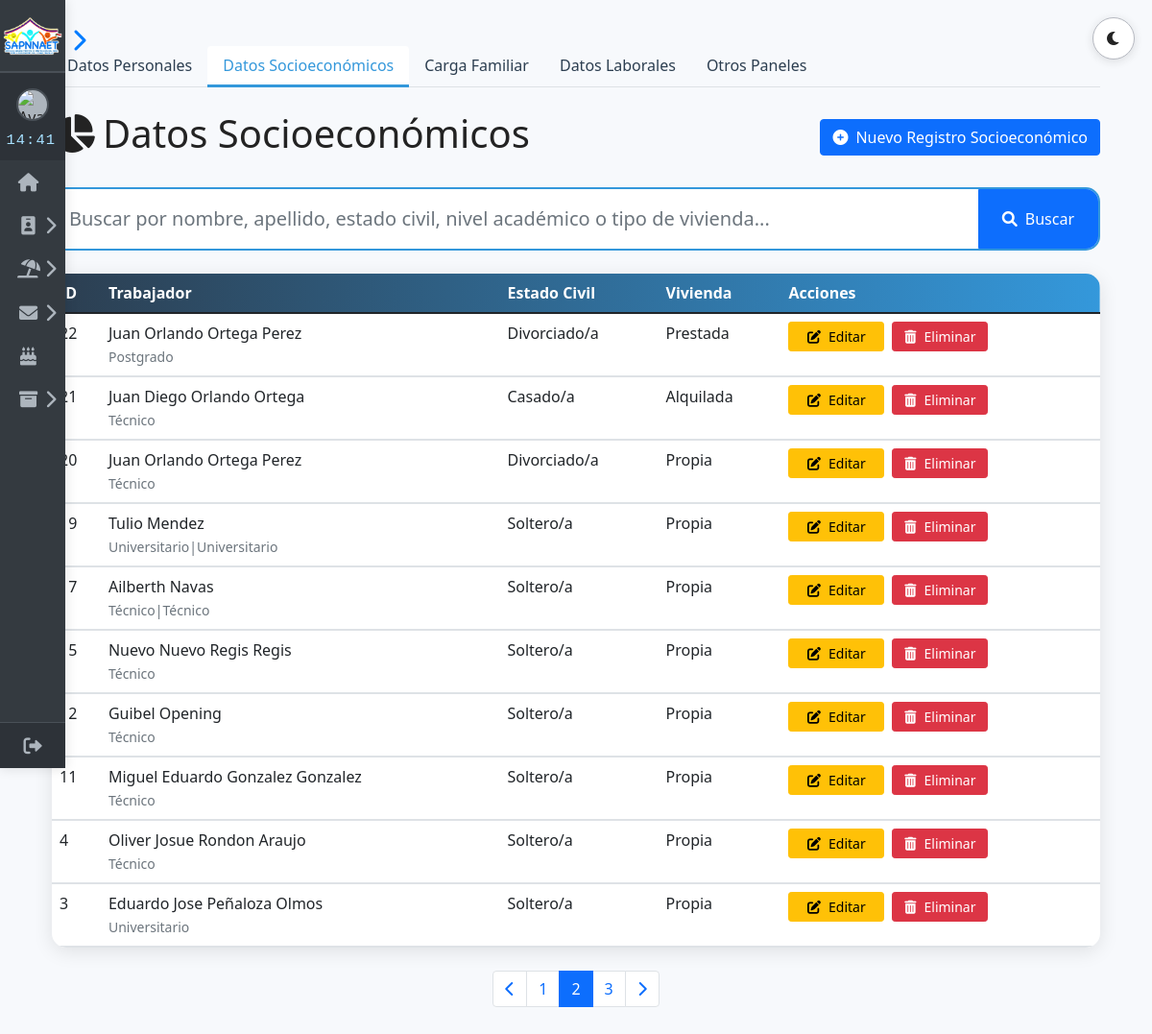
Page /inicio/gestion/gestion_socioeconomicos.php?pagina=2 on the committed database.
### tables this page shows
CREATE TABLE `datos_socioeconomicos` (
  `id_socioeconomico` int NOT NULL AUTO_INCREMENT,
  `id_pers` int NOT NULL,
  `estado_civil` enum('Soltero/a','Casado/a','Divorciado/a','Viudo/a','Unión Libre') NOT NULL,
  `nivel_academico` varchar(255) NOT NULL DEFAULT 'Ninguno',
  `mencion` varchar(255) DEFAULT NULL,
  `tipo_vivienda` enum('Propia','Alquilada','Prestada','Invadida','Otro') NOT NULL DEFAULT 'Propia',
  `servicios_agua` enum('Sí','No') NOT NULL DEFAULT 'No',
  `servicios_electricidad` enum('Sí','No') NOT NULL DEFAULT 'No',
  `servicios_internet` enum('Sí','No') NOT NULL DEFAULT 'No',
  `servicios_gas` enum('Sí','No') NOT NULL DEFAULT 'No',
  `tecnologia_computadora` enum('Sí','No') NOT NULL DEFAULT 'No',
  `tecnologia_smartphone` enum('Sí','No') NOT NULL DEFAULT 'No',
  `tecnologia_tablet` enum('Sí','No') NOT NULL DEFAULT 'No',
  `carnet_patria` enum('Sí','No') NOT NULL DEFAULT 'No',
  `codigo_patria` varchar(50) DEFAULT NULL,
  `serial_patria` varchar(50) DEFAULT NULL,
  `carnet_psuv` enum('Sí','No') NOT NULL DEFAULT 'No',
  `codigo_psuv` varchar(50) DEFAULT NULL,
  `serial_psuv` varchar(50) DEFAULT NULL,
  `instituciones_academicas` varchar(255) DEFAULT NULL,
  `fecha_actualizacion` timestamp NULL DEFAULT CURRENT_TIMESTAMP ON UPDATE CURRENT_TIMESTAMP,
  PRIMARY KEY (`id_socioeconomico`),
  KEY `id_pers` (`id_pers`),
  CONSTRAINT `datos_socioeconomicos_ibfk_1` FOREIGN KEY (`id_pers`) REFERENCES `datos_personales` (`id_pers`) ON DELETE CASCADE
);

CREATE TABLE `datos_personales` (
  `id_pers` int NOT NULL AUTO_INCREMENT,
  `nombres` varchar(100) NOT NULL,
  `apellidos` varchar(100) NOT NULL,
  `cedula_identidad` varchar(20) DEFAULT NULL,
  `pasaporte` varchar(20) DEFAULT NULL,
  `rif` varchar(20) DEFAULT NULL,
  `genero` enum('Masculino','Femenino','No binario','Prefiero no decir','Otro') NOT NULL,
  `fecha_nacimiento` date DEFAULT NULL,
  `nacionalidad` varchar(50) DEFAULT NULL,
  `correo_electronico` varchar(100) DEFAULT NULL,
  `telefono_contacto` varchar(20) DEFAULT NULL,
  `telefono_contacto_secundario` varchar(20) DEFAULT NULL,
  `nombre_contacto_emergencia` varchar(100) DEFAULT NULL,
  `apellido_contacto_emergencia` varchar(100) DEFAULT NULL,
  `telefono_contacto_emergencia` varchar(20) DEFAULT NULL,
  `tiene_discapacidad` varchar(50) DEFAULT NULL,
  `tiene_licencia_conducir` varchar(30) DEFAULT NULL,
  `numero_seguro_social` varchar(30) DEFAULT NULL,
  `fecha_registro` timestamp NULL DEFAULT CURRENT_TIMESTAMP,
  `fecha_actualizacion` timestamp NULL DEFAULT CURRENT_TIMESTAMP ON UPDATE CURRENT_TIMESTAMP,
  `direccion` varchar(100) NOT NULL,
  `detalle_discapacidad` varchar(255) DEFAULT 'No',
  `detalle_licencia` varchar(255) DEFAULT 'No',
  PRIMARY KEY (`id_pers`),
  UNIQUE KEY `cedula_identidad` (`cedula_identidad`),
  UNIQUE KEY `correo_electronico` (`correo_electronico`)
);

### inicio/gestion/gestion_socioeconomicos.php (the view, shortened to what this page needs)
<?php
require 'conexion/conexion_db.php';
$searchTerm = '';
$searchCondition = '';
$params = [];
$registros_por_pagina = 10;
$pagina_actual = isset($_GET['pagina']) ? max(1, (int)$_GET['pagina']) : 1;
$offset = ($pagina_actual - 1) * $registros_por_pagina;
$sql_total = "
    SELECT COUNT(*) AS total
    FROM datos_socioeconomicos s
    INNER JOIN datos_personales p ON s.id_pers = p.id_pers
    $searchCondition
";
$stmt_total = $conexion->prepare($sql_total);
$stmt_total->execute();
$result_total = $stmt_total->get_result();
$total_registros = $result_total->fetch_assoc()['total'];
$total_paginas = ceil($total_registros / $registros_por_pagina);
$sql = "
    SELECT s.*, p.nombres, p.apellidos
    FROM datos_socioeconomicos s
    INNER JOIN datos_personales p ON s.id_pers = p.id_pers
    $searchCondition
    ORDER BY s.id_socioeconomico DESC
    LIMIT ? OFFSET ?
";
$stmt = $conexion->prepare($sql);
if (!empty($params)) {
    $types = str_repeat('s', count($params)) . 'ii';
    $params_pag = array_merge($params, [$registros_por_pagina, $offset]);
    $stmt->bind_param($types, ...$params_pag);
} else {
    $stmt->bind_param("ii", $registros_por_pagina, $offset);
}
$stmt->execute();
$resultado = $stmt->get_result();
$registros = $resultado->fetch_all(MYSQLI_ASSOC);
require $_SERVER['DOCUMENT_ROOT']."/proyecto/inicio/sidebar.php";
?>
<!DOCTYPE html>
<html lang="es" data-theme="light">
<head>
    <link href="https://cdn.jsdelivr.net/npm/bootstrap@5.1.3/dist/css/bootstrap.min.css" rel="stylesheet">
    <link rel="stylesheet" href="https://cdnjs.cloudflare.com/ajax/libs/font-awesome/6.0.0/css/all.min.css">
</head>
<body>
<button class="theme-toggle-btn" id="themeToggleBtn" title="Cambiar modo" aria-label="Cambiar modo claro/oscuro">
    <i id="themeToggleIcon" class="fas fa-moon"></i>
</button>
    <div class="container py-5">
         <ul class="nav nav-tabs mb-4">
            <li class="nav-item">
                <a class="nav-link" href="gestion_personal.php">Datos Personales</a>
            </li>
            <li class="nav-item">
                <a class="nav-link active" href="gestion_socioeconomicos.php">Datos Socioeconómicos</a>
            </li>
            <li class="nav-item">
                <a class="nav-link" href="gestion_carga.php">Carga Familiar</a>
            </li>
            <li class="nav-item">
                <a class="nav-link" href="gestion_laboral.php">Datos Laborales</a>
            </li>
            <li class="nav-item">
                <a class="nav-link" href="gestion_contrato.php">Otros Paneles</a>
            </li>
        </ul>
        <div class="d-flex justify-content-between align-items-center mb-4">
            <h1><i class="fas fa-chart-pie me-2"></i>Datos Socioeconómicos</h1>
            <div>
                <a href="form/form_datossocioeco.php" class="btn btn-primary">
                    <i class="fas fa-plus-circle me-2"></i>Nuevo Registro Socioeconómico
                </a>
            </div>
        </div>
        <div class="card search-card mb-4">
            <div class="card-body p-0">
                <form method="GET" action="gestion_socioeconomicos.php">
                    <div class="input-group">
                        <input type="text"
                               class="form-control form-control-lg border-0 py-3"
                               name="q"
                               placeholder="Buscar por nombre, apellido, estado civil, nivel académico o tipo de vivienda..."
                               value="<?= htmlspecialchars($searchTerm) ?>">
                        <button class="btn btn-primary search-btn px-4" type="submit">
                            <i class="fas fa-search me-2"></i>Buscar
                        </button>
                    </div>
                </form>
            </div>
        </div>
        <?php if (!empty($registros)): ?>
            <div class="data-table">
                <table class="table table-hover mb-0">
                    <thead>
                        <tr>
                            <th>ID</th>
                            <th>Trabajador</th>
                            <th>Estado Civil</th>
                            <th>Vivienda</th>
                            <th>Acciones</th>
                        </tr>
                    </thead>
                    <tbody>
                        <?php foreach($registros as $registro): ?>
                        <tr data-bs-toggle="collapse" href="#detalle-<?= htmlspecialchars($registro['id_socioeconomico']) ?>" role="button">
                            <td><?= htmlspecialchars($registro['id_socioeconomico']) ?></td>
                            <td>
                                <?= htmlspecialchars("{$registro['nombres']} {$registro['apellidos']}") ?><br>
                                <small class="text-muted"><?= htmlspecialchars($registro['nivel_academico'] ?? 'N/A') ?></small>
                            </td>
                            <td><?= htmlspecialchars($registro['estado_civil']) ?></td>
                            <td><?= htmlspecialchars($registro['tipo_vivienda']) ?></td>
                            <td>
                                <div class="d-flex gap-2">
                                    <a href="edit/editdatos_socioeco.php?id=<?= htmlspecialchars($registro['id_socioeconomico']) ?>"
                                       class="btn btn-sm btn-warning action-btn">
                                        <i class="fas fa-edit me-2"></i>Editar
                                    </a>
                                    <form method="POST" class="d-inline">
                                        <button type="submit" name="eliminar_registro"
                                                class="btn btn-sm btn-danger action-btn"
                                                onclick="return confirm('¿Eliminar permanentemente este registro?')">
                                            <i class="fas fa-trash-alt me-2"></i>Eliminar
                                        </button>
                                    </form>
                                </div>
                            </td>
                        </tr>
                        <tr class="detail-row">
                            <td colspan="6" class="detail-cell">
                            </td>
                        </tr>
                        <?php endforeach; ?>
                    </tbody>
                </table>
            </div>
            <nav aria-label="Navegación de páginas" class="mt-4">
                <ul class="pagination justify-content-center">
                    <?php if ($pagina_actual > 1): ?>
                        <li class="page-item">
                            <a class="page-link"
                               href="gestion_socioeconomicos.php?pagina=<?= $pagina_actual - 1 ?><?= !empty($searchTerm) ? '&q='.urlencode($searchTerm) : '' ?>">
                                <i class="fas fa-chevron-left"></i>
                            </a>
                        </li>
                    <?php endif; ?>
                    <?php
                    $pagina_inicio = max(1, $pagina_actual - 2);
                    $pagina_fin = min($total_paginas, $pagina_actual + 2);
                    for ($i = $pagina_inicio; $i <= $pagina_fin; $i++):
                    ?>
                        <li class="page-item <?= $i == $pagina_actual ? 'active' : '' ?>">
                            <a class="page-link"
                               href="gestion_socioeconomicos.php?pagina=<?= $i ?><?= !empty($searchTerm) ? '&q='.urlencode($searchTerm) : '' ?>">
                                <?= $i ?>
                            </a>
                        </li>
                    <?php endfor; ?>
                    <?php if ($pagina_actual < $total_paginas): ?>
                        <li class="page-item">
                            <a class="page-link"
                               href="gestion_socioeconomicos.php?pagina=<?= $pagina_actual + 1 ?><?= !empty($searchTerm) ? '&q='.urlencode($searchTerm) : '' ?>">
                                <i class="fas fa-chevron-right"></i>
                            </a>
                        </li>
                    <?php endif; ?>
                </ul>
            </nav>
        <?php endif; ?>
    </div>
</body>
</html>

### inicio/sidebar.php (style rules this page uses)
body { margin: 0; font-family: 'Arial', sans-serif; }

### inicio/gestion/gestion_socioeconomicos.php (style rules this page uses)
:root { --primary-color: #2c3e50; --secondary-color: #3498db; --danger-color: #dc3545; --table-bg: #fff; --table-row-detail: #f8f9fa; --no-results-gradient: linear-gradient(135deg, #f8f9fa, #e9ecef); }
body { background: #f7f9fc; color: #232323; }
.theme-toggle-btn { position: fixed; top: 18px; right: 18px; z-index: 1101; background: var(--table-bg); border: 1px solid #b5b8c0; color: #232323; border-radius: 50%; width: 44px; height: 44px; display: flex; align-items: center; justify-content: center; cursor: pointer; box-shadow: 0 2px 10px #2222; transition: background 0.2s, color 0.2s; }
.data-table { background: var(--table-bg); border-radius: 15px; box-shadow: 0 4px 20px rgba(0,0,0,0.1); overflow: hidden; }
.table thead { background: linear-gradient(to right, var(--primary-color), var(--secondary-color)); color: white; }
.table td, .table th { color: inherit; border-color: #333; }
.action-btn { transition: all 0.3s ease; min-width: 100px; }
.nav-tabs .nav-link { border: none; color: var(--primary-color); font-weight: 500; }
.nav-tabs .nav-link.active { border-bottom: 3px solid var(--secondary-color); color: var(--secondary-color); }
.search-card { border: 2px solid var(--secondary-color); border-radius: 15px; overflow: hidden; }
.detail-row { background-color: var(--table-row-detail); }
.detail-cell { padding: 0 !important; }
[data-theme="light"] .table th, [data-theme="light"] .table td, [data-theme="light"] .table tr { border-color: #dee2e6 !important; }

### rows in the picture
datos_socioeconomicos: id_socioeconomico "22", id_pers.apellidos "Juan Orlando Ortega Perez", nivel_academico "Postgrado", estado_civil "Divorciado/a", tipo_vivienda "Prestada"
datos_socioeconomicos: id_socioeconomico "21", id_pers.apellidos "Juan Diego Orlando Ortega", nivel_academico "Técnico", estado_civil "Casado/a", tipo_vivienda "Alquilada"
datos_socioeconomicos: id_socioeconomico "20", id_pers.apellidos "Juan Orlando Ortega Perez", nivel_academico "Técnico", estado_civil "Divorciado/a", tipo_vivienda "Propia"
datos_socioeconomicos: id_socioeconomico "19", id_pers.apellidos "Tulio Mendez", nivel_academico "Universitario|Universitario", estado_civil "Soltero/a", tipo_vivienda "Propia"
datos_socioeconomicos: id_socioeconomico "17", id_pers.apellidos "Ailberth Navas", nivel_academico "Técnico|Técnico", estado_civil "Soltero/a", tipo_vivienda "Propia"
datos_socioeconomicos: id_socioeconomico "15", id_pers.apellidos "Nuevo Nuevo Regis Regis", nivel_academico "Técnico", estado_civil "Soltero/a", tipo_vivienda "Propia"
datos_socioeconomicos: id_socioeconomico "12", id_pers.apellidos "Guibel Opening", nivel_academico "Técnico", estado_civil "Soltero/a", tipo_vivienda "Propia"
datos_socioeconomicos: id_socioeconomico "11", id_pers.apellidos "Miguel Eduardo Gonzalez Gonzalez", nivel_academico "Técnico", estado_civil "Soltero/a", tipo_vivienda "Propia"
datos_socioeconomicos: id_socioeconomico "4", id_pers.apellidos "Oliver Josue Rondon Araujo", nivel_academico "Técnico", estado_civil "Soltero/a", tipo_vivienda "Propia"
datos_socioeconomicos: id_socioeconomico "3", id_pers.apellidos "Eduardo Jose Peñaloza Olmos", nivel_academico "Universitario", estado_civil "Soltero/a", tipo_vivienda "Propia"
